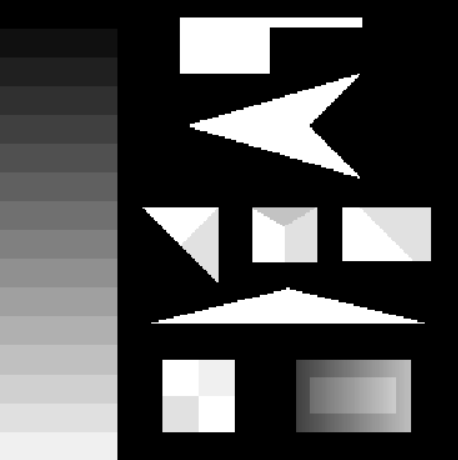
#> input picture benchMarkImage.png, 458 x 460 px
$ python convolutionTest.py
#> lines starting #> are read from the running program, lines starting #| are printed output that depends on the picture
import numpy as np
import cv2 as cv
from time import time

start = time()

kernel1 = np.array([
    [-1, 0, 1],
    [-2, 0, 2],
    [-1, 0, 1]
])

kernel2 = np.array([
    [-1, -2, -1],
    [0, 0, 0],
    [1, 2, 1]
])

kernel3 = np.array([
    [-1, -2, 0, -2, -1],
    [-2, -3, 0, -3, -2],
    [0, 0, 0, 0, 0],
    [2, 3, 0, 3, 2],
    [1, 2, 0, 2, 1]
])


img = cv.imread('benchMarkImage.png', cv.IMREAD_GRAYSCALE)
#> img is the input picture: shape (460, 458); min 0, max 255, mean 76

output = np.zeros(np.shape(img))

def conv2D(input, kernel):
    output = np.zeros(np.shape(input))
    for row in range(1,np.shape(input)[0]-np.shape(kernel)[0]+1):
        for column in range(1, np.shape(input)[1]-np.shape(kernel)[0]+1):
            endRow = row + np.shape(kernel)[0]
            endCol = column+np.shape(kernel)[1]
            output[row:endRow,column:endCol] = np.add(output[row:endRow,column:endCol],np.multiply(input[row,column],kernel))
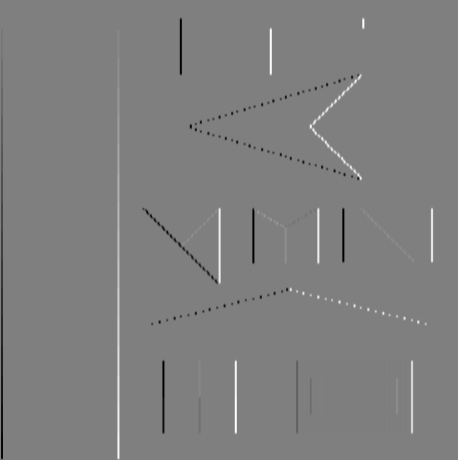
#> output: shape (460, 458) float64; min -1020, max 1020, mean 0; drawn with min black and max white


    #output = np.add(np.abs(output.min()), output)
    #outputMap = output.max()/256
    output = np.abs(output)

    output = np.divide(output, output.max())
    return(output)

result1 = conv2D(img, kernel1)


result2 = conv2D(img, kernel2)
#> after the loop in conv2D (call 2), `for row in range(1,np.shape(input)[0]-np.shape(kernel)[0]+1):`:
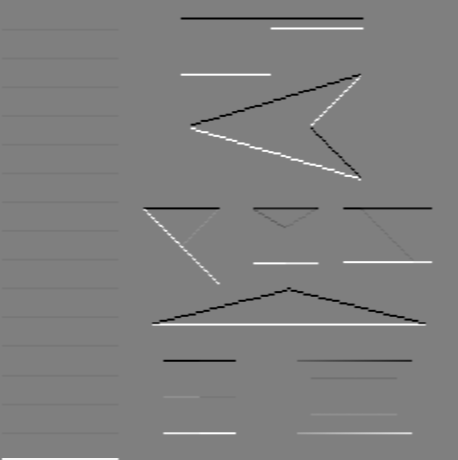
#> output: shape (460, 458) float64; min -1020, max 1020, mean 0; drawn with min black and max white

result3 = conv2D(img, kernel3)
#> after the loop in conv2D (call 3), `for row in range(1,np.shape(input)[0]-np.shape(kernel)[0]+1):`:
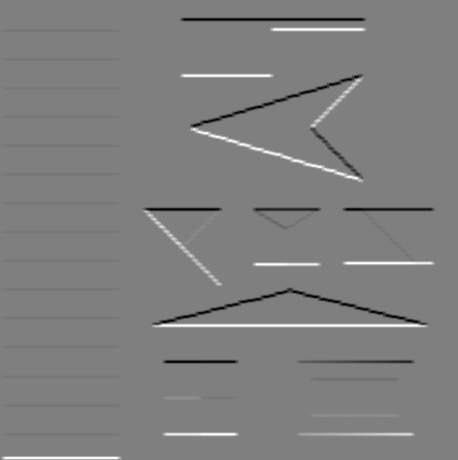
#> output: shape (460, 458) float64; min -4080, max 4080, mean 0; drawn with min black and max white
#> in conv2D (call 3), `output = np.abs(output)`:
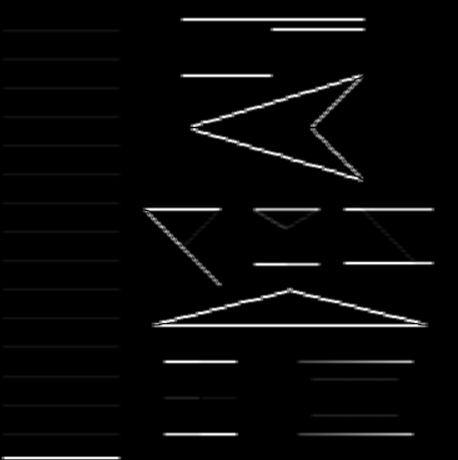
#> output: shape (460, 458) float64; min 0, max 4080, mean 120.7; drawn with min black and max white
result = np.divide(np.add(result1, result2),2)
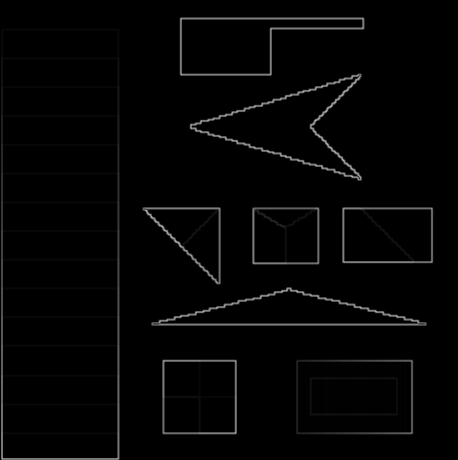
#> result: shape (460, 458) float64; min 0, max 0.706, mean 0.0177


test = conv2D(result, kernel3)
#> after the loop in conv2D (call 4), `for row in range(1,np.shape(input)[0]-np.shape(kernel)[0]+1):`:
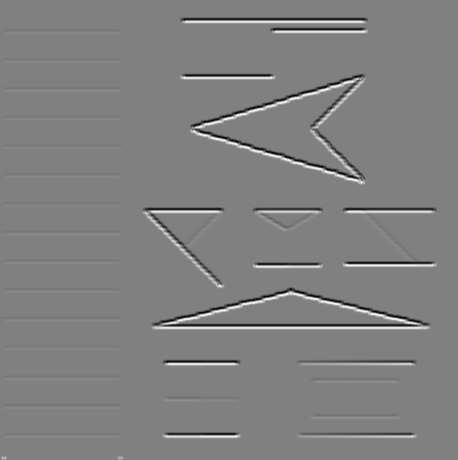
#> output: shape (460, 458) float64; min -8.09, max 7.94, mean -3.31e-18; drawn with min black and max white
#> in conv2D (call 4), `output = np.abs(output)`:
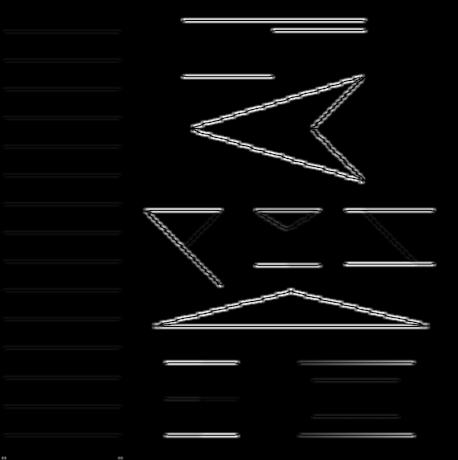
#> output: shape (460, 458) float64; min 0, max 8.09, mean 0.3; drawn with min black and max white


end = time()

print(end-start)

cv.imshow("image", result)

cv.waitKey(0)

cv.destroyAllWindows()
